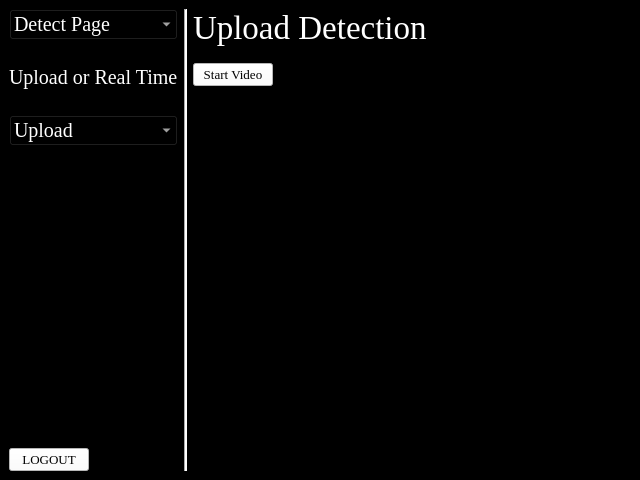
<?xml version="1.0" encoding="UTF-8"?>
<ui version="4.0">
 <class>MainWindow</class>
 <widget class="QMainWindow" name="MainWindow">
  <property name="geometry">
   <rect>
    <x>0</x>
    <y>0</y>
    <width>640</width>
    <height>480</height>
   </rect>
  </property>
  <property name="windowTitle">
   <string>MainWindow</string>
  </property>
  <widget class="QWidget" name="centralwidget">
   <property name="styleSheet">
    <string notr="true">background-color: rgb(0, 0, 0);</string>
   </property>
   <layout class="QGridLayout" name="gridLayout">
    <item row="0" column="2">
     <layout class="QVBoxLayout" name="verticalLayout_2">
      <item>
       <layout class="QVBoxLayout" name="verticalLayout_4">
        <item>
         <widget class="QLabel" name="titleText">
          <property name="font">
           <font>
            <family>Times New Roman</family>
            <pointsize>25</pointsize>
           </font>
          </property>
          <property name="styleSheet">
           <string notr="true">color: rgb(255, 255, 255);</string>
          </property>
          <property name="text">
           <string>Upload Detection</string>
          </property>
         </widget>
        </item>
        <item>
         <spacer name="verticalSpacer_7">
          <property name="orientation">
           <enum>Qt::Orientation::Vertical</enum>
          </property>
          <property name="sizeType">
           <enum>QSizePolicy::Policy::Minimum</enum>
          </property>
          <property name="sizeHint" stdset="0">
           <size>
            <width>20</width>
            <height>10</height>
           </size>
          </property>
         </spacer>
        </item>
        <item alignment="Qt::AlignmentFlag::AlignLeft">
         <widget class="QPushButton" name="searchButton">
          <property name="font">
           <font>
            <family>Times New Roman</family>
            <pointsize>10</pointsize>
           </font>
          </property>
          <property name="styleSheet">
           <string notr="true">background-color: rgb(255, 255, 255);</string>
          </property>
          <property name="text">
           <string>Start Video</string>
          </property>
         </widget>
        </item>
       </layout>
      </item>
      <item>
       <spacer name="verticalSpacer_6">
        <property name="orientation">
         <enum>Qt::Orientation::Vertical</enum>
        </property>
        <property name="sizeType">
         <enum>QSizePolicy::Policy::Expanding</enum>
        </property>
        <property name="sizeHint" stdset="0">
         <size>
          <width>20</width>
          <height>10</height>
         </size>
        </property>
       </spacer>
      </item>
     </layout>
    </item>
    <item row="0" column="1">
     <widget class="Line" name="line">
      <property name="styleSheet">
       <string notr="true">background-color: rgb(255, 255, 255);</string>
      </property>
      <property name="orientation">
       <enum>Qt::Orientation::Vertical</enum>
      </property>
     </widget>
    </item>
    <item row="0" column="0">
     <layout class="QVBoxLayout" name="verticalLayout">
      <item>
       <layout class="QVBoxLayout" name="verticalLayout_3">
        <item>
         <widget class="QComboBox" name="comboBox">
          <property name="font">
           <font>
            <family>Times New Roman</family>
            <pointsize>15</pointsize>
           </font>
          </property>
          <property name="styleSheet">
           <string notr="true">color: rgb(255, 255, 255);</string>
          </property>
          <item>
           <property name="text">
            <string>Detect Page</string>
           </property>
          </item>
          <item>
           <property name="text">
            <string>Admin Page</string>
           </property>
          </item>
          <item>
           <property name="text">
            <string>Main Page</string>
           </property>
          </item>
         </widget>
        </item>
        <item>
         <spacer name="verticalSpacer_4">
          <property name="orientation">
           <enum>Qt::Orientation::Vertical</enum>
          </property>
          <property name="sizeType">
           <enum>QSizePolicy::Policy::Minimum</enum>
          </property>
          <property name="sizeHint" stdset="0">
           <size>
            <width>20</width>
            <height>20</height>
           </size>
          </property>
         </spacer>
        </item>
        <item>
         <widget class="QLabel" name="label_2">
          <property name="font">
           <font>
            <family>Times New Roman</family>
            <pointsize>15</pointsize>
           </font>
          </property>
          <property name="styleSheet">
           <string notr="true">color: rgb(255, 255, 255);</string>
          </property>
          <property name="text">
           <string>Upload or Real Time</string>
          </property>
         </widget>
        </item>
        <item>
         <spacer name="verticalSpacer_3">
          <property name="orientation">
           <enum>Qt::Orientation::Vertical</enum>
          </property>
          <property name="sizeType">
           <enum>QSizePolicy::Policy::Minimum</enum>
          </property>
          <property name="sizeHint" stdset="0">
           <size>
            <width>20</width>
            <height>20</height>
           </size>
          </property>
         </spacer>
        </item>
        <item>
         <widget class="QComboBox" name="menu">
          <property name="font">
           <font>
            <family>Times New Roman</family>
            <pointsize>15</pointsize>
           </font>
          </property>
          <property name="styleSheet">
           <string notr="true">color: rgb(255, 255, 255);</string>
          </property>
          <item>
           <property name="text">
            <string>Upload</string>
           </property>
          </item>
          <item>
           <property name="text">
            <string>Real Time</string>
           </property>
          </item>
         </widget>
        </item>
       </layout>
      </item>
      <item>
       <spacer name="verticalSpacer_2">
        <property name="orientation">
         <enum>Qt::Orientation::Vertical</enum>
        </property>
        <property name="sizeHint" stdset="0">
         <size>
          <width>20</width>
          <height>40</height>
         </size>
        </property>
       </spacer>
      </item>
      <item alignment="Qt::AlignmentFlag::AlignLeft|Qt::AlignmentFlag::AlignBottom">
       <widget class="QPushButton" name="logoutButton">
        <property name="font">
         <font>
          <family>Times New Roman</family>
          <pointsize>10</pointsize>
         </font>
        </property>
        <property name="styleSheet">
         <string notr="true">background-color: rgb(255, 255, 255);</string>
        </property>
        <property name="text">
         <string>LOGOUT</string>
        </property>
       </widget>
      </item>
     </layout>
    </item>
    <item row="0" column="6">
     <spacer name="horizontalSpacer">
      <property name="orientation">
       <enum>Qt::Orientation::Horizontal</enum>
      </property>
      <property name="sizeHint" stdset="0">
       <size>
        <width>40</width>
        <height>20</height>
       </size>
      </property>
     </spacer>
    </item>
   </layout>
  </widget>
 </widget>
 <resources/>
 <connections/>
</ui>
